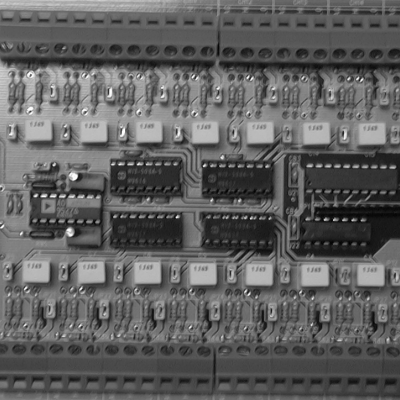
#> input picture corr_norm.tif, 400 x 400 px
$ python clase4_correlacion_encontrar_patrones.py
#> lines starting #> are read from the running program, lines starting #| are printed output that depends on the picture; after the words box and inside, x2 and y2 are one past the last pixel; in counts of white or black regions, pixels touching at a corner belong together
import cv2
import numpy as np

def main():
	#cargar imagen
	img=cv2.imread("corr_norm.tif")
#> img is the input picture: shape (400, 400, 3); min 1, max 254, mean 95
	templ = cv2.imread("modelo.tif")
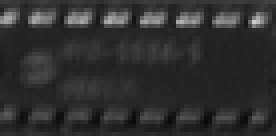
#> input picture modelo.tif, 69 x 34 px (shown 4 times larger)
#> templ is the input picture: shape (34, 69, 3); min 10, max 204, mean 47.4
	res = cv2.matchTemplate(img,templ,cv2.TM_SQDIFF)
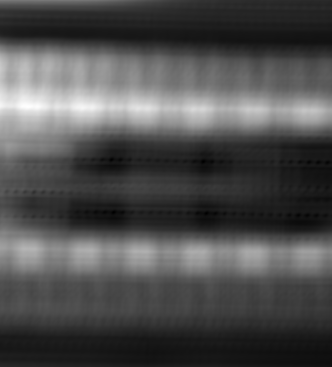
#> res: shape (367, 332) float32; min 387424, max 98333384, mean 30726872; drawn with min black and max white
	min_val, max_val, min_loc, max_loc = cv2.minMaxLoc(res)
#> min_val = 387424; max_val = 98333384; min_loc = (203, 161); max_loc = (27, 106)
	print (min_val, max_val, min_loc, max_loc)
#| 387424.0 98333384.0 (203, 161) (27, 106)
	x1, y1 = min_loc
#> x1 = 203; y1 = 161
	x2,y2 = min_loc[0] + templ.shape[1], min_loc[1] + templ.shape[0]
#> x2 = 272; y2 = 195

	cv2.rectangle(img, (x1,y1), (x2,y2),(0,255,0),3)
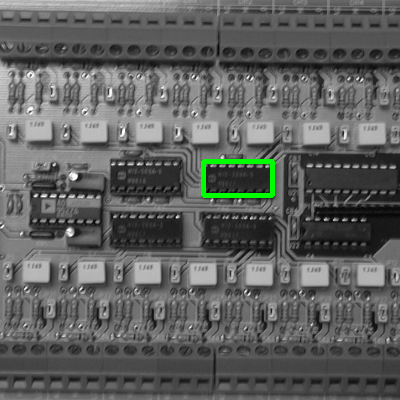
#> img: shape (400, 400, 3); 0.64% of pixels changed, all inside (x1, y1, x2, y2) = (201, 159, 275, 198)
	cv2.imshow('original',img)
	cv2.imshow('resultado',res)
	cv2.imshow('patron',templ)
	cv2.waitKey(0)
	cv2.destroyAllWindows()


if __name__ == '__main__':
	main()
